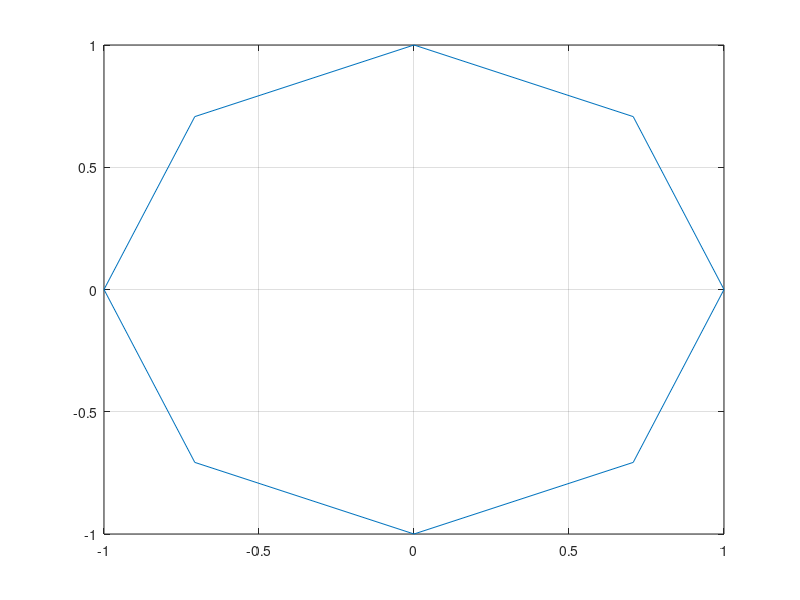

Write MATLAB code to recreate this figure.
clc 
clear all 
close all 

t = [0:pi()/4:2*pi()];
x = 1*cos(t);
y = 1*sin(t);

coord = zeros(9,3);
coord(:,1) = x';
coord(:,2) = y';
coord;
plot(x,y)
grid on

for i = 1 : 8 
   fprintf('(%d %d %d)\n', coord(i,1),coord(i,2),coord(i,3)) 
end

